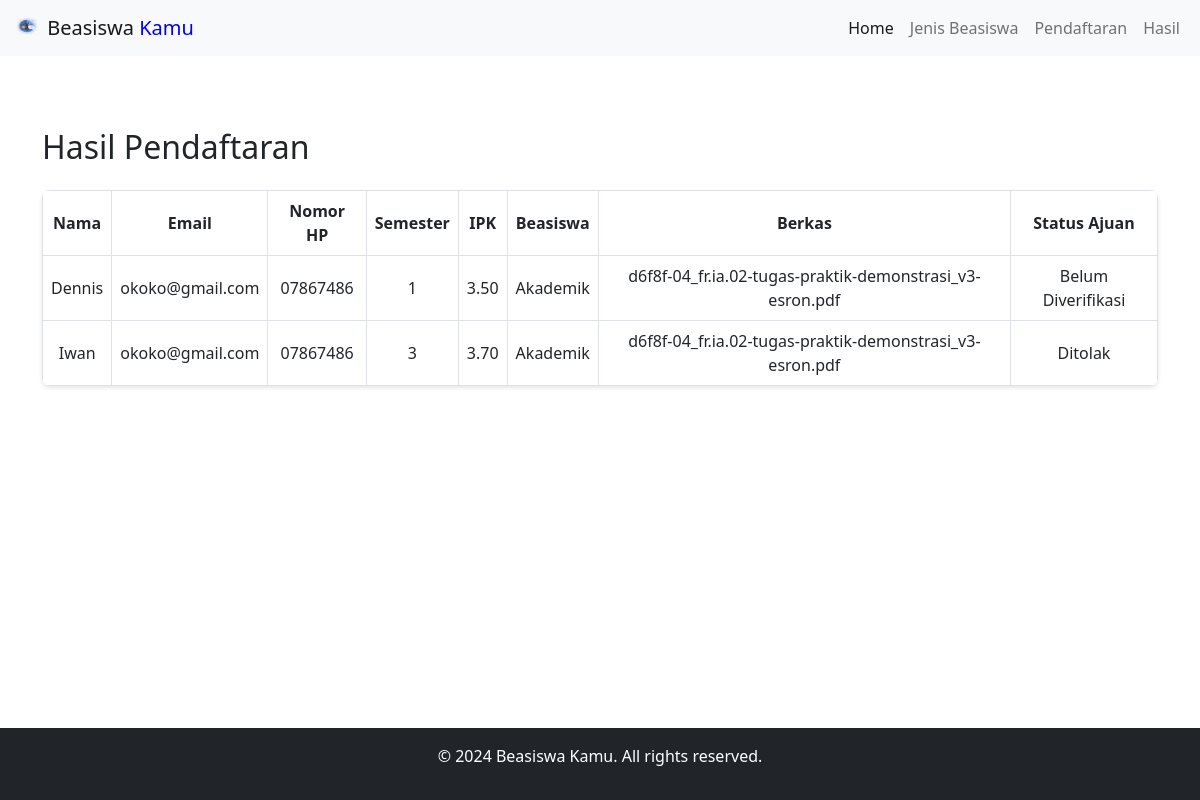
Screenshot of /hasil.php with the database file from the repository.
### tables this page shows
CREATE TABLE `pendaftaran` (
  `id` int(11) NOT NULL,
  `nama` varchar(100) NOT NULL,
  `email` varchar(100) NOT NULL,
  `no_hp` varchar(15) NOT NULL,
  `semester` int(11) NOT NULL,
  `ipk` decimal(3,2) NOT NULL,
  `beasiswa` varchar(50) DEFAULT NULL,
  `berkas` varchar(255) DEFAULT NULL,
  `status_ajuan` varchar(50) DEFAULT 'Belum Diverifikasi'
);

### hasil.php (the view, shortened to what this page needs)
<?php
include 'koneksi.php';
$query = "SELECT * FROM pendaftaran";
$result = $conn->query($query);
if ($result->num_rows > 0) {
?>
    <!DOCTYPE html>
    <html lang="en">
    <head>
        <link href="assets/css/bootstrap.min.css" rel="stylesheet">
    </head>
    <body>
        <?php include 'navbar.php'; ?>
        <div class="container mt-5">
            <h2 class="mb-4">Hasil Pendaftaran</h2>
            <table class="table table-bordered table-rounded">
                <thead>
                    <tr>
                        <th>Nama</th>
                        <th>Email</th>
                        <th>Nomor HP</th>
                        <th>Semester</th>
                        <th>IPK</th>
                        <th>Beasiswa</th>
                        <th>Berkas</th>
                        <th>Status Ajuan</th>
                    </tr>
                </thead>
                <tbody>
                    <?php while ($row = $result->fetch_assoc()): ?>
                        <tr>
                            <td class="capitalize"><?= htmlspecialchars($row['nama']) ?></td>
                            <td><?= htmlspecialchars($row['email']) ?></td>
                            <td class="capitalize"><?= htmlspecialchars($row['no_hp']) ?></td>
                            <td class="capitalize"><?= htmlspecialchars($row['semester']) ?></td>
                            <td class="capitalize"><?= htmlspecialchars($row['ipk']) ?></td>
                            <td class="capitalize"><?= htmlspecialchars($row['beasiswa']) ?></td>
                            <td>
                                <?php if ($row['berkas']): ?>
                                    <?= htmlspecialchars(basename($row['berkas'])) ?>
                                <?php else: ?>
                                    Tidak ada berkas
                                <?php endif; ?>
                            </td>
                            <td class="capitalize"><?= htmlspecialchars($row['status_ajuan']) ?></td>
                        </tr>
                    <?php endwhile; ?>
                </tbody>
            </table>
        </div>
        <?php include 'footer.php'; ?>
    </body>
    </html>
<?php
} else {
    echo "<div class='container mt-5'><p>Data tidak ditemukan!</p></div>";
}
?>

### navbar.php (shortened to what this page needs)
<!DOCTYPE html>
<html lang="en">
<head>
    <link href="assets/css/bootstrap.min.css" rel="stylesheet">
</head>
<body>
    <nav class="navbar navbar-expand-lg navbar-light bg-light">
        <div class="container-fluid">
            <a class="navbar-brand" id="logo" href="#">
                <img src="assets/img/logo.png" alt="Logo" width="30" height="24" class="d-inline-block align-text-top">
                Beasiswa <span style="color: blue;">Kamu</span>
            </a>
            <div class="collapse navbar-collapse" id="navbarNav">
                <ul class="navbar-nav ms-auto">
                    <li class="nav-item">
                        <a class="nav-link active" aria-current="page" href="index.php">Home</a>
                    </li>
                    <li class="nav-item">
                        <a class="nav-link" href="index.php?#jenis-beasiswa">Jenis Beasiswa</a>
                    </li>
                    <li class="nav-item">
                        <a class="nav-link" href="pendaftaran.php">Pendaftaran</a>
                    </li>
                    <li class="nav-item">
                        <a class="nav-link" href="hasil.php">Hasil</a>
                    </li>
                </ul>
            </div>
        </div>
    </nav>
</body>
</html>

### footer.php (shortened to what this page needs)
<!DOCTYPE html>
<html lang="en">
<head>
    <link href="assets/css/bootstrap.min.css" rel="stylesheet">
</head>
<body>
    <footer class="bg-dark text-white text-center py-3">
        <p>&copy; 2024 Beasiswa Kamu. All rights reserved.</p>
    </footer>
</body>
</html>

### hasil.php (style rules this page uses)
html, body { height: 100%; margin: 0; }
body { display: flex; flex-direction: column; min-height: 100vh; background-color: #f5f5f5; }
.container { flex: 1; padding: 1.5rem; }
.table-rounded { border-radius: 0.5rem; overflow: hidden; box-shadow: 0 2px 4px rgba(0, 0, 0, 0.1); }
table { background: #fff; margin-top: 1rem; }
footer { background: #f8f9fa; padding: 1rem; text-align: center; width: 100%; }
.table th, .table td { vertical-align: middle; text-align: center; }
.capitalize { text-transform: capitalize; }

### navbar.php (style rules this page uses)
.navbar-brand span { color: blue; }
.navbar-brand { cursor: pointer; }

### rows the page displays
pendaftaran: nama "Dennis", email "okoko@gmail.com", no_hp "07867486", semester "1", ipk "3.50", beasiswa "Akademik", berkas "d6f8f-04_fr.ia.02-tugas-praktik-demonstrasi_v3-esron.pdf", status_ajuan "Belum Diverifikasi"
pendaftaran: nama "Iwan", email "okoko@gmail.com", no_hp "07867486", semester "3", ipk "3.70", beasiswa "Akademik", berkas "d6f8f-04_fr.ia.02-tugas-praktik-demonstrasi_v3-esron.pdf", status_ajuan "Ditolak"
